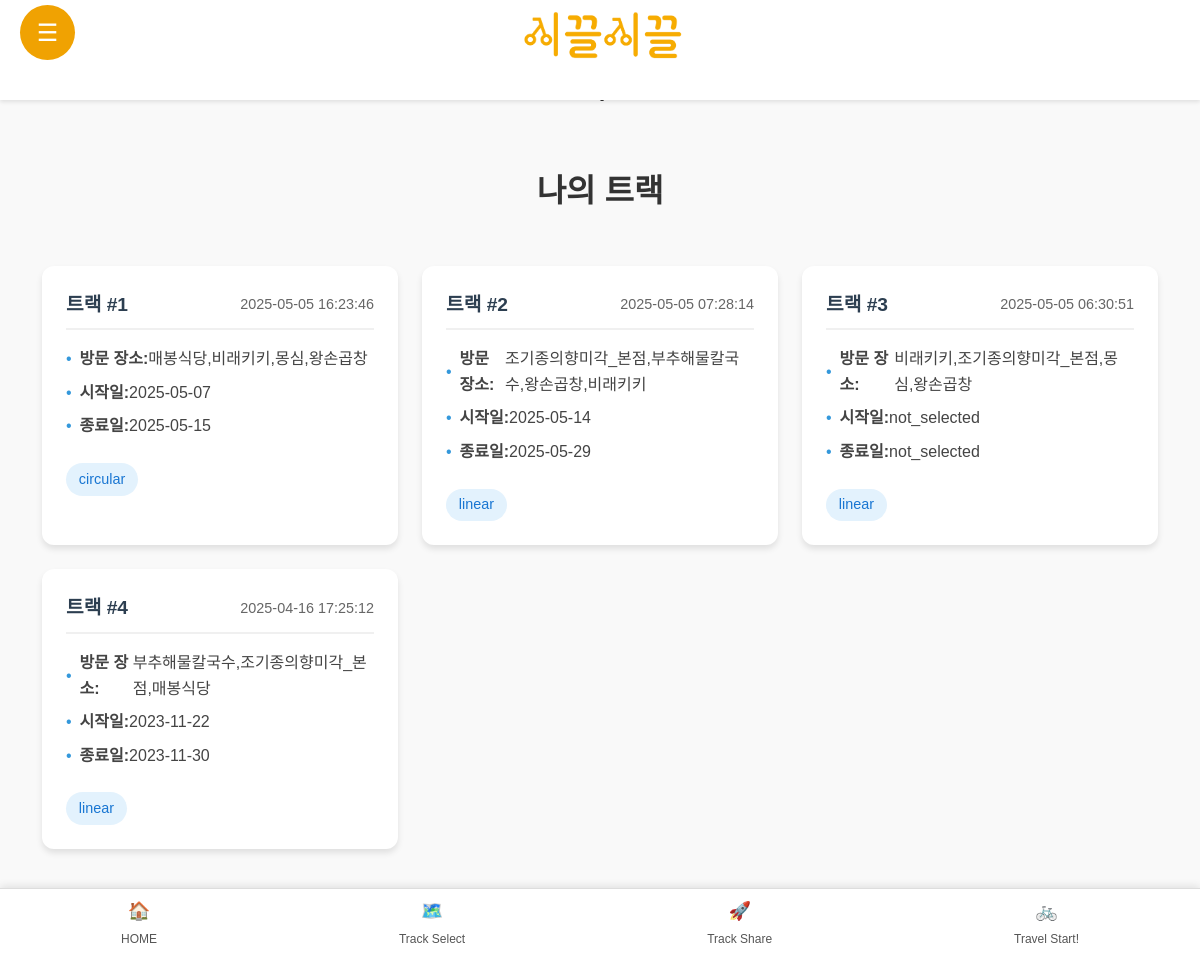
/track_select (signed in), run on an earlier commit of the app's database.
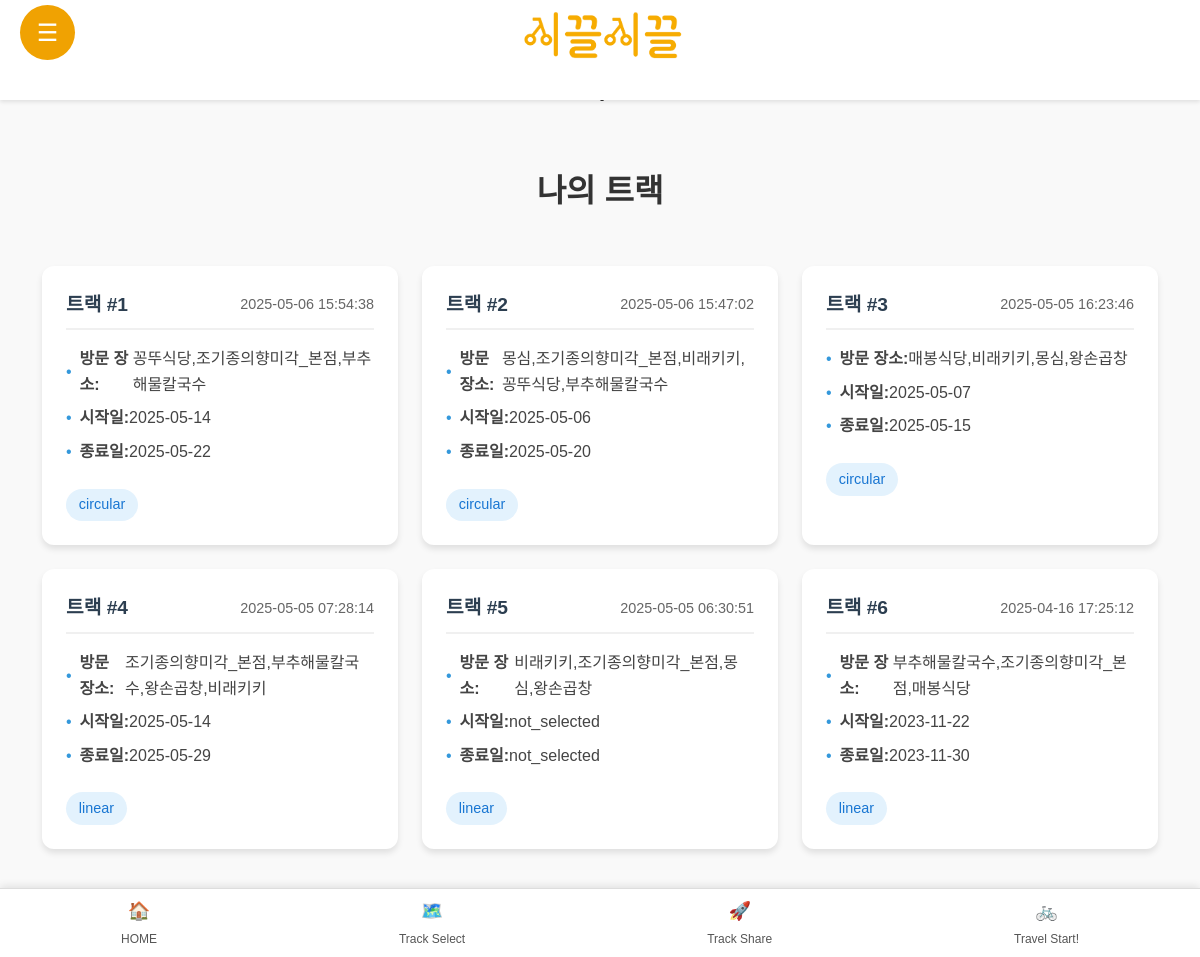
And on a later commit of the database.
### tables this page shows
CREATE TABLE tracks (
    id INTEGER PRIMARY KEY AUTOINCREMENT,
    user_id INTEGER NOT NULL,
    track_places TEXT NOT NULL,
    created_at TIMESTAMP DEFAULT CURRENT_TIMESTAMP, start_date TEXT, end_date TEXT, track_type TEXT,
    FOREIGN KEY (user_id) REFERENCES accounts(id)
);

### flask_app.py (the view)
@app.route('/track_select')
def track_select():
    if 'loggedin' not in session:
        return redirect(url_for('login'))
    conn = get_logindb_connection()
    cursor = conn.cursor()
    cursor.execute('''
        SELECT id, created_at, track_places, start_date, end_date, track_type
        FROM tracks
        WHERE user_id = ?
        ORDER BY created_at DESC
    ''', (session['id'],))
    tracks = []
    for row in cursor.fetchall():
        tracks.append({
            'id': row[0],
            'created_at': row[1],
            'track_places': row[2],
            'start_date': row[3],
            'end_date': row[4],
            'track_type': row[5]
        })
    conn.close()
    return render_template('track_select.html', tracks=tracks)

### flask_app.py (called while the page is built)
def get_logindb_connection():
    conn = sqlite3.connect(LOGIN_DATABASE_FILE)
    conn.row_factory = sqlite3.Row  # 딕셔너리처럼 결과를 반환하기 위해 추가
    return conn

@app.context_processor
def inject_loggedin_status():
    return {'loggedin': 'loggedin' in session}

@app.before_request
def make_session_permanent():
    session.permanent = True

### templates/track_select.html (shortened to what this page needs)
<!DOCTYPE html>
<html lang="ko">
<head>
    <link rel="stylesheet" href="../static/basic.css">
    <link rel="stylesheet" href="../static/Menu/menu_style.css">
    <link rel="stylesheet" href="../static/Main/main.css">
</head>
<body>
    <header class="header">
        <div class="logo_container">
            <img src="../picture/logo/logo.png" alt="logo" class="logo" />
        </div>
        <div class="hamburger-menu" id="hamburger-menu">
            &#9776;
        </div>
    </header>
    <section class="content">
        <h1 class="page-title">.</h1>
        <h1 class="page-title">`</h1>
        <h1 class="page-title">나의 트랙</h1>
        <div class="tracks-grid">
            {% if tracks %}
                {% for track in tracks %}
                    <div class="track-card" onclick="location.href='/Journey?track_id={{ track.id }}'">
                        <div class="track-header">
                            <span class="track-number">트랙 #{{ loop.index }}</span>
                            <span class="track-date">{{ track.created_at }}</span>
                        </div>
                        <div class="track-info">
                            <p><strong>방문 장소:</strong> {{ track.track_places }}</p>
                            <p><strong>시작일:</strong> {{ track.start_date or '미지정' }}</p>
                            <p><strong>종료일:</strong> {{ track.end_date or '미지정' }}</p>
                            {% if track.track_type %}
                                <span class="track-type">{{ track.track_type }}</span>
                            {% endif %}
                        </div>
                    </div>
                {% endfor %}
            {% else %}
                <div class="no-tracks">
                    <p>아직 저장된 트랙이 없습니다.</p>
                    <p>새로운 트랙을 만들어보세요!</p>
                </div>
            {% endif %}
        </div>
    </section>
    <nav class="bottom_nav">
        <a href="/Main" class="nav_item home_button">
            <span class="nav_icon">🏠</span>
            <p>HOME</p>
        </a>
        <a href="/Or" class="nav_item">
            <span class="nav_icon">🗺️</span>
            <p>Track Select</p>
        </a>
        <a href="/index" class="nav_item">
            <span class="nav_icon">🚀</span>
            <p>Track Share</p>
        </a>
        <a href="../track_select" class="nav_item">
            <span class="nav_icon">🚲</span>
            <p>Travel Start!</p>
        </a>
    </nav>
</body>
</html>

### static/basic.css (style rules this page uses)
* { margin: 0; padding: 0; box-sizing: border-box; }
body { font-family: Arial, sans-serif; line-height: 1.6; background-color: #f4f4f4; }
.header { background-color: #333; color: white; padding: 1rem; text-align: center; }

### static/Menu/menu_style.css (style rules this page uses)
.hamburger-menu { position: fixed; top: 20px; left: 20px; width: 55px; height: 55px; background-color: #F0A202; color: #fff; border-radius: 50%; display: flex; justify-content: center; align-items: center; font-size: 1.5em; cursor: pointer; z-index: 1000; text-align: center; line-height: 40px; z-index: 1600; }
.logo_container { position: absolute; display: flex; align-items: center; justify-content: center; left: 50%; transform: translateX(-43.75%); z-index: 1000; }
.logo_container img { max-width: 100%; height: auto; }
.logo { width: 100%; height: auto; }
.header { top: 0; width: 100%; height: 90px; background-color: #ffffff; color: black; box-sizing: border-box; display: flex; align-items: center; justify-content: center; z-index: 1000; }

### static/Main/main.css (style rules this page uses)
* { margin: 0; padding: 0; box-sizing: border-box; font-family: 'HancomMalangMalang-Regular', Arial, sans-serif; }
body { background-color: #f9f9f9; color: #333; display: flex; flex-direction: column; align-items: center; padding-bottom: 60px; padding-left: 10px; padding-right: 10px; }
.header { display: flex; justify-content: space-between; align-items: center; width: 100%; max-width: 100%; height: 100px; padding: 10px 20px; position: fixed; top: 0; left: 0; background-color: #fff; z-index: 1000; box-shadow: 0 2px 4px rgba(0, 0, 0, 0.1); }
.logo_container { display: flex; align-items: center; transform: translate(-40%, -10%); }
.logo { width: 190px; height: 90px; object-fit: contain; display: block; position: relative; right: 15px; }
.hamburger-menu { font-size: 24px; cursor: pointer; color: #ffffff; margin-top: -15px; }
body > *:not(.header) { margin-top: 0px; }
.bottom_nav { position: fixed; bottom: 0; left: 0; width: 100%; display: flex; justify-content: space-around; background-color: #fff; border-top: 1px solid #ddd; padding: 8px 0; box-shadow: 0 -2px 8px rgba(0, 0, 0, 0.1); z-index: 1000; }
.nav_item { display: flex; flex-direction: column; align-items: center; font-size: 12px; color: #555; text-decoration: none; }
.nav_icon { font-size: 18px; margin-bottom: 4px; }

### templates/track_select.html (style rules this page uses)
* { margin: 0; padding: 0; box-sizing: border-box; font-family: 'HancomMalangMalang-Regular', Arial, sans-serif; }
body { background-color: #f9f9f9; color: #333; overflow-x: hidden; display: flex; flex-direction: column; align-items: center; padding-bottom: 60px; }
.content { max-width: 1200px; margin: 2rem auto; padding: 0 1rem; width: 100%; }
.page-title { text-align: center; color: #333; margin-bottom: 2rem; font-size: 2rem; }
.tracks-grid { display: grid; grid-template-columns: repeat(auto-fill, minmax(300px, 1fr)); gap: 1.5rem; padding: 1rem; }
.track-card { background: white; border-radius: 12px; padding: 1.5rem; box-shadow: 0 4px 6px rgba(0,0,0,0.1); transition: transform 0.2s, box-shadow 0.2s; cursor: pointer; }
.track-header { display: flex; justify-content: space-between; align-items: center; margin-bottom: 1rem; padding-bottom: 0.5rem; border-bottom: 2px solid #f0f0f0; }
.track-number { font-size: 1.2rem; font-weight: bold; color: #2c3e50; }
.track-date { color: #666; font-size: 0.9rem; }
.track-info { color: #444; }
.track-info p { margin: 0.5rem 0; display: flex; align-items: center; }
.track-info p::before { content: "•"; margin-right: 0.5rem; color: #3498db; }
.track-type { display: inline-block; padding: 0.3rem 0.8rem; background: #e3f2fd; color: #1976d2; border-radius: 20px; font-size: 0.9rem; margin-top: 1rem; }

What changed in the data, as far as the page shows it:
added tracks: created_at "2025-05-06 15:54:38", track_places "꽁뚜식당,조기종의향미각_본점,부추해물칼국수", start_date "2025-05-14", end_date "2025-05-22", track_type "circular"
added tracks: created_at "2025-05-06 15:47:02", track_places "몽심,조기종의향미각_본점,비래키키,꽁뚜식당,부추해물칼국수", start_date "2025-05-06", end_date "2025-05-20", track_type "circular"
